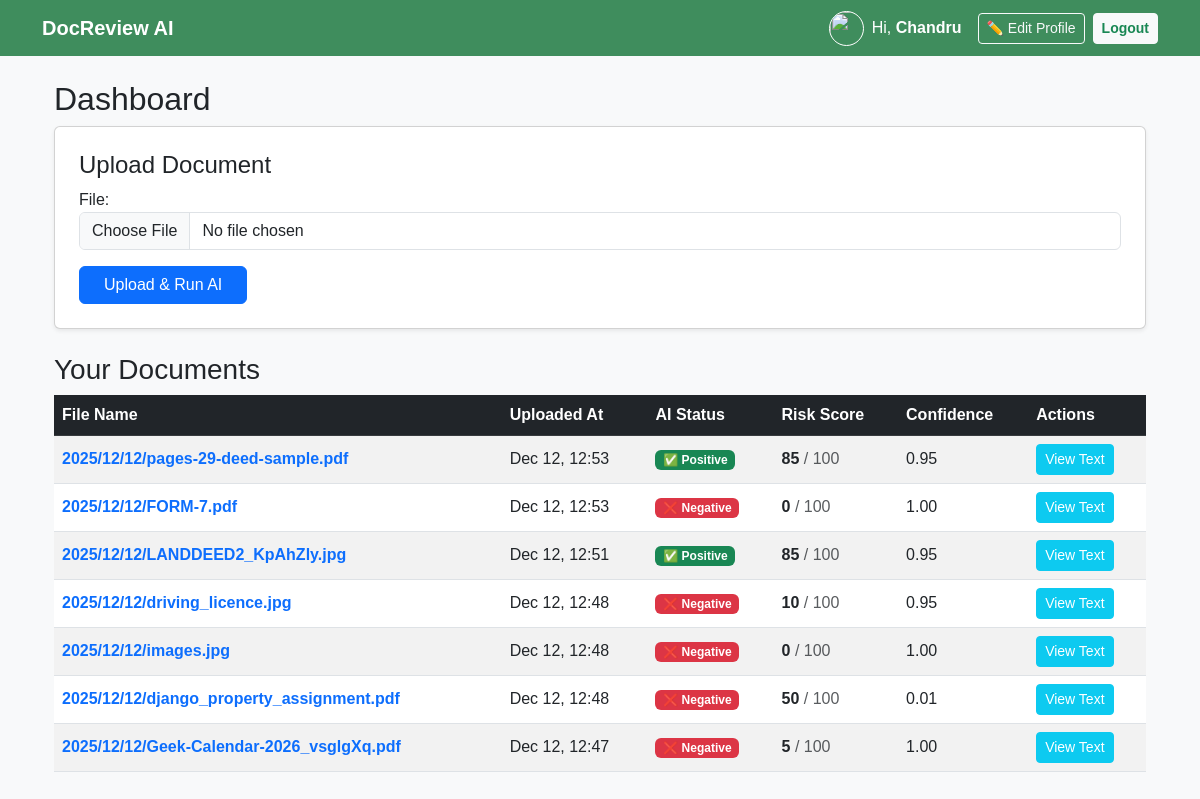
Page /profile/ (signed in) on the committed database.
### ReviewApp/models.py (models this page shows, shortened)
class Document(models.Model):
    user = models.ForeignKey(User, on_delete=models.CASCADE)
    file = models.FileField(upload_to='uploads/%Y/%m/%d/')
    uploaded_at = models.DateTimeField(auto_now_add=True)
    extracted_text = models.TextField(blank=True, null=True)
    ai_status = models.CharField(max_length=20, default='Pending') # Positive/Negative
    ai_score = models.IntegerField(default=0) # 0-100
    ai_confidence = models.FloatField(default=0.0) # 0.0-1.0

### ReviewApp/views.py (the view)
# urls.py: path('profile/', views.profile_view, name='profile'),
@login_required
def profile_view(request):
    Profile.objects.get_or_create(user=request.user)
    if request.method == 'POST':
        if 'upload_doc' in request.POST:
            form = DocumentForm(request.POST, request.FILES)
            p_form = ProfileUpdateForm(instance=request.user.profile) # Keep profile form data valid
            if form.is_valid():
                doc = form.save(commit=False)
                doc.user = request.user
                doc.save()
                extracted_text = extract_text_from_file(doc.file.path)
                status, score, confidence = analyze_document(extracted_text)
                doc.extracted_text = extracted_text
                doc.ai_status = status
                doc.ai_score = score
                doc.ai_confidence = confidence
                doc.save()
                messages.success(request, "Document uploaded and analyzed!")
                return redirect('profile')
        elif 'update_profile' in request.POST:
            form = DocumentForm() # Empty doc form
            p_form = ProfileUpdateForm(request.POST, request.FILES, instance=request.user.profile)
            if p_form.is_valid():
                p_form.save()
                messages.success(request, "Profile updated successfully!")
                return redirect('profile')
    else:
        form = DocumentForm()
        p_form = ProfileUpdateForm(instance=request.user.profile)
    all_documents = Document.objects.filter(user=request.user).order_by('-uploaded_at')
    paginator = Paginator(all_documents, 10)
    page_number = request.GET.get('page')
    page_obj = paginator.get_page(page_number)
    return render(request, 'ReviewApp/profile.html', {
        'form': form,      # Document Form
        'p_form': p_form,  # Profile Form
        'documents': page_obj
    })

### ReviewApp/forms.py (shortened to what this page needs)
class DocumentForm(forms.ModelForm):
    class Meta:
        model = Document
        fields = ('file',)
        widgets = {
            'file': forms.ClearableFileInput(attrs={
                'class': 'form-control',
                'accept': '.pdf,.docx,.jpg,.jpeg,.png'
            }),
        }

class ProfileUpdateForm(forms.ModelForm):
    class Meta:
        model = Profile
        fields = ['image', 'phone']
        widget = {
            'phone': forms.TextInput(attrs={'class': 'form-control', 'placeholder': 'Enter phone number'}),
            'image': forms.FileInput(attrs={'class': 'form-control'}),
        }

### ReviewApp/templates/ReviewApp/profile.html (shortened to what this page needs)
{% extends 'ReviewApp/base.html' %}
{% block content %}
<div class="container mt-4">
    <h2>Dashboard</h2>
    <div class="card p-4 mb-4 shadow-sm">
        <h4>Upload Document</h4>
        <form method="post" enctype="multipart/form-data" id="uploadForm">
            {{ form.as_p }}
            <button type="submit" name="upload_doc" class="btn btn-primary px-4" id="uploadBtn">
                <span id="btnText">Upload & Run AI</span>
            </button>
        </form>
    </div>
    <h3>Your Documents</h3>
    <div class="table-responsive">
        <table class="table table-striped table-hover align-middle">
            <thead class="table-dark">
                <tr>
                    <th>File Name</th>
                    <th>Uploaded At</th>
                    <th>AI Status</th>
                    <th>Risk Score</th>
                    <th>Confidence</th>
                    <th>Actions</th>
                </tr>
            </thead>
            <tbody>
                {% for doc in documents %}
                <tr>
                    <td>
                        <a href="{{ doc.file.url }}" target="_blank" class="text-decoration-none fw-bold">
                            {{ doc.file.name|slice:"8:" }}
                        </a>
                    </td>
                    <td>{{ doc.uploaded_at|date:"M d, H:i" }}</td>
                    <td>
                        {% if doc.ai_status == 'Positive' %}
                            <span class="badge bg-success">✅ Positive</span>
                        {% else %}
                            <span class="badge bg-danger">❌ Negative</span>
                        {% endif %}
                    </td>
                    <td><strong>{{ doc.ai_score }}</strong> <span class="text-muted">/ 100</span></td>
                    <td>{{ doc.ai_confidence|floatformat:2 }}</td>
                    <td>
                        <button type="button" class="btn btn-sm btn-info text-white" data-bs-toggle="modal" data-bs-target="#modal{{ doc.id }}">
                            View Text
                        </button>
                    </td>
                </tr>
                {% empty %}
                <tr>
                    <td colspan="6" class="text-center py-4">No documents uploaded yet.</td>
                </tr>
                {% endfor %}
            </tbody>
        </table>
    </div>
</div>
{% endblock %}

### ReviewApp/templates/ReviewApp/base.html (shortened to what this page needs)
<!DOCTYPE html>
<html lang="en">
<head>
    <link href="https://cdn.jsdelivr.net/npm/bootstrap@5.3.0/dist/css/bootstrap.min.css" rel="stylesheet">
</head>
<body>
    <nav class="navbar navbar-expand-lg navbar-dark navbar-custom mb-4">
        <div class="container">
            <a class="navbar-brand fw-bold" href="{% url 'profile' %}">DocReview AI</a>
            <div class="collapse navbar-collapse" id="navbarNav">
                <ul class="navbar-nav ms-auto align-items-center">
                    {% if user.is_authenticated %}
                        <li class="nav-item me-3 d-flex align-items-center">
                            {% if request.user.profile.image %}
                                <img src="{{ request.user.profile.image.url }}" class="rounded-circle border border-white me-2" width="35" height="35" style="object-fit:cover">
                            {% else %}
                                <div class="bg-light text-success rounded-circle d-flex align-items-center justify-content-center fw-bold me-2" style="width:35px; height:35px;">
                                    {{ request.user.username|slice:":1"|upper }}
                                </div>
                            {% endif %}
                            <span class="text-white">Hi, <b>{{ user.username }}</b></span>
                        </li>
                        <li class="nav-item">
                            <button class="btn btn-sm btn-outline-light me-2" data-bs-toggle="modal" data-bs-target="#editProfileModal">
                                ✏️ Edit Profile
                            </button>
                        </li>
                        <li class="nav-item">
                            <form action="{% url 'logout' %}" method="post" class="d-inline">
                                <button type="submit" class="btn btn-sm btn-light text-success fw-bold">Logout</button>
                            </form>
                        </li>
                    {% endif %}
                </ul>
            </div>
        </div>
    </nav>
    <main class="container">
        {% block content %}{% endblock %}
    </main>
</body>
</html>

### ReviewApp/templates/ReviewApp/base.html (style rules this page uses)
body { font-family: sans-serif; background-color: #f8f9fa; }
.navbar-custom { background-color: rgb(63, 141, 93) !important; }

### rows in the picture
Document: file.name "2025/12/12/pages-29-deed-sample.pdf", uploaded_at "Dec 12, 12:53", ai_status "✅ Positive", ai_score "85", ai_confidence "0.95"
Document: file.name "2025/12/12/FORM-7.pdf", uploaded_at "Dec 12, 12:53", ai_status "❌ Negative", ai_score "0", ai_confidence "1.00"
Document: file.name "2025/12/12/LANDDEED2_KpAhZly.jpg", uploaded_at "Dec 12, 12:51", ai_status "✅ Positive", ai_score "85", ai_confidence "0.95"
Document: file.name "2025/12/12/driving_licence.jpg", uploaded_at "Dec 12, 12:48", ai_status "❌ Negative", ai_score "10", ai_confidence "0.95"
Document: file.name "2025/12/12/images.jpg", uploaded_at "Dec 12, 12:48", ai_status "❌ Negative", ai_score "0", ai_confidence "1.00"
Document: file.name "2025/12/12/django_property_assignment.pdf", uploaded_at "Dec 12, 12:48", ai_status "❌ Negative", ai_score "50", ai_confidence "0.01"
Document: file.name "2025/12/12/Geek-Calendar-2026_vsglgXq.pdf", uploaded_at "Dec 12, 12:47", ai_status "❌ Negative", ai_score "5", ai_confidence "1.00"

### other values in the picture
{{ user.username }} "Chandru"
